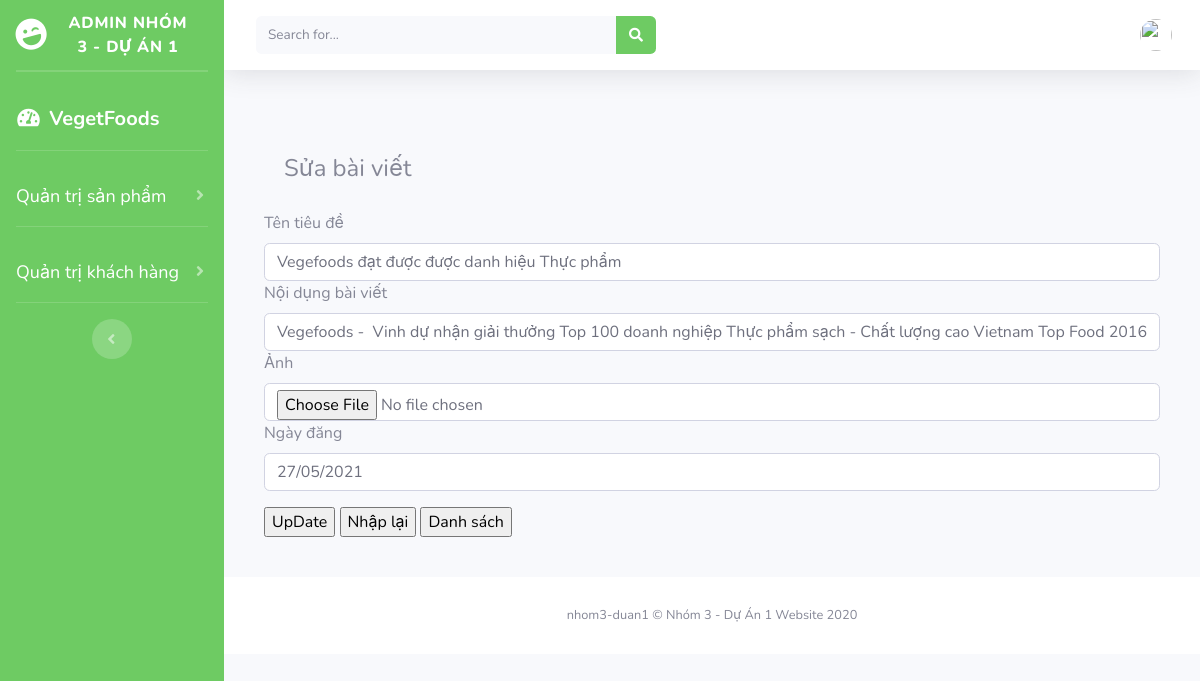
Screenshot of /admin/index.php?act=suatt&suatt=6 with the database file from the repository.
### tables this page shows
CREATE TABLE `tintuc` (
  `id_tintuc` int(11) NOT NULL,
  `title` varchar(250) NOT NULL,
  `content` text NOT NULL,
  `img` text NOT NULL,
  `ngaydang` varchar(50) NOT NULL
);

### admin/baiviet/suapost.php (the view, shortened to what this page needs)
<div class="form" style="padding:  40px ;">
    <?php
    if (isset($_GET['suatt'])) {
        $masua = $_GET['suatt'];
        $query = "SELECT * FROM tintuc WHERE id_tintuc='$masua'";
        $stmt = $conn->prepare($query);
        $stmt->execute();
        $product = $stmt->fetch();
    }
    ?>
    <h4 style="padding: 20px;">Sửa bài viết</h4>
    <form method="POST" enctype="multipart/form-data">
        <div class="mb-3">
            <label for="exampleInputPassword1" class="form-label">Tên tiêu đề</label>
            <input type="text" class="form-control" name="tieude" value="<?php echo $product['title'] ?>" require>
            <label for="exampleInputPassword1" class="form-label">Nội dụng bài viết</label>
            <input type="text" class="form-control" name="noidung" value="<?php echo $product['content'] ?>" require>
            <label for="exampleInputPassword1" class="form-label">Ảnh</label>
            <input type="file" class="form-control" name="img" value="<?php echo $product['img'] ?>" require>
            <label for="exampleInputPassword1" class="form-label">Ngày đăng</label>
            <input type="text" class="form-control" name="ngaydang" value="<?php echo $product['ngaydang'] ?>" require>
        </div>
        <input type="submit" name="update" value="UpDate">
        <input type="reset" value="Nhập lại">
        <a href="index.php?id=listsp" style="color: white; text-decoration: none;"><input type="button" value="Danh sách"></a>
    </form>
</div>

### rows the page displays
tintuc: tieude "Vegefoods đạt được được danh hiệu Thực phẩm", noidung "Vegefoods - Vinh dự nhận giải thưởng Top 100 doanh nghiệp Thực phẩm sạch - Chất lượng cao Vietnam Top Food 2016", ngaydang "27/05/2021"
